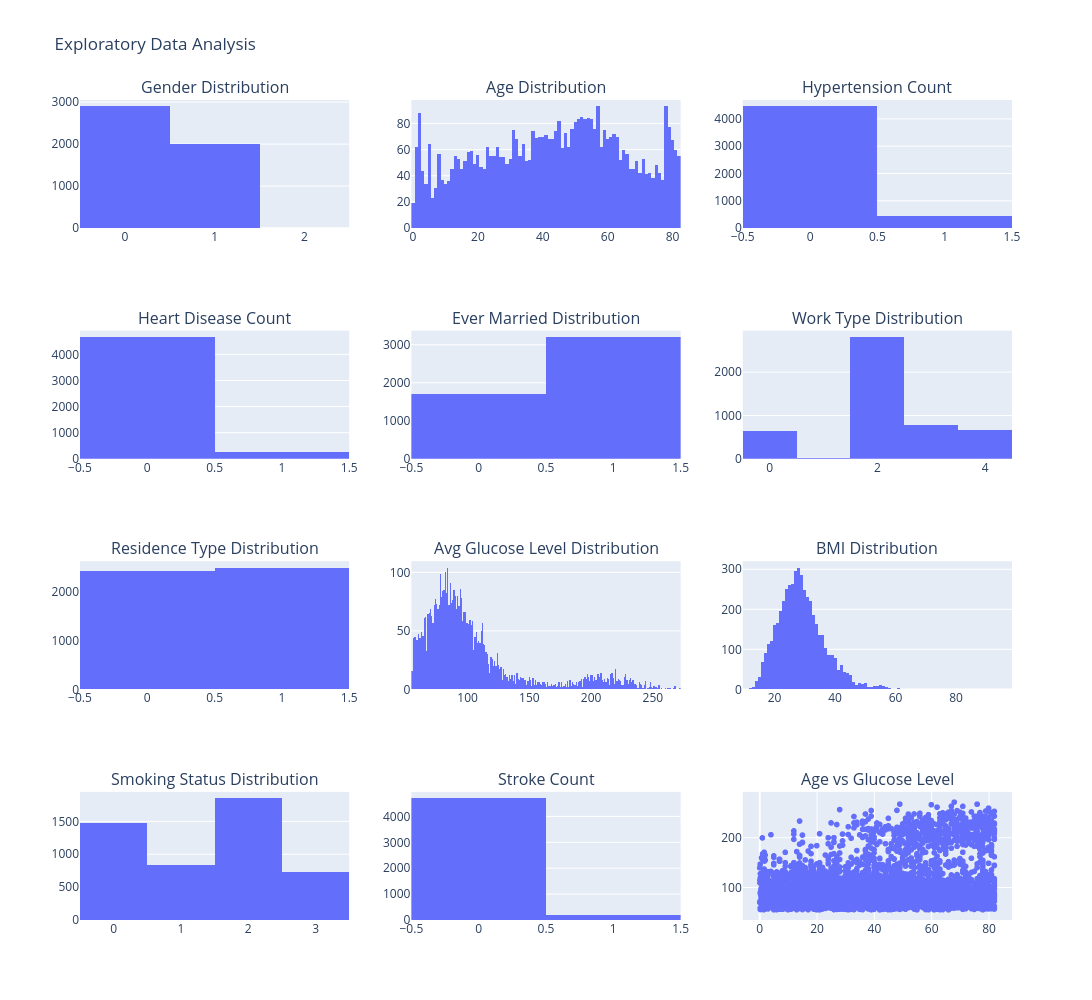

The notebook cell saved with this chart:
### Code cell
import plotly.express as px
import plotly.subplots as sp
# Create subplots
fig = sp.make_subplots(rows=4, cols=3, subplot_titles=(
    'Gender Distribution', 'Age Distribution', 'Hypertension Count',
    'Heart Disease Count', 'Ever Married Distribution', 'Work Type Distribution',
    'Residence Type Distribution', 'Avg Glucose Level Distribution', 'BMI Distribution',
    'Smoking Status Distribution', 'Stroke Count', 'Age vs Glucose Level'
))

# Gender Distribution
fig.add_trace(px.histogram(df, x='gender').data[0], row=1, col=1)

# Age Distribution
fig.add_trace(px.histogram(df, x='age').data[0], row=1, col=2)

# Hypertension Count
fig.add_trace(px.histogram(df, x='hypertension').data[0], row=1, col=3)

# Heart Disease Count
fig.add_trace(px.histogram(df, x='heart_disease').data[0], row=2, col=1)

# Ever Married Distribution
fig.add_trace(px.histogram(df, x='ever_married').data[0], row=2, col=2)

# Work Type Distribution
fig.add_trace(px.histogram(df, x='work_type').data[0], row=2, col=3)

# Residence Type Distribution
fig.add_trace(px.histogram(df, x='Residence_type').data[0], row=3, col=1)

# Avg Glucose Level Distribution
fig.add_trace(px.histogram(df, x='avg_glucose_level').data[0], row=3, col=2)

# BMI Distribution
fig.add_trace(px.histogram(df, x='bmi').data[0], row=3, col=3)

# Smoking Status Distribution
fig.add_trace(px.histogram(df, x='smoking_status').data[0], row=4, col=1)

# Stroke Count
fig.add_trace(px.histogram(df, x='stroke').data[0], row=4, col=2)

# Age vs Glucose Level
fig.add_trace(px.scatter(df, x='age', y='avg_glucose_level').data[0], row=4, col=3)

# Update layout
fig.update_layout(height=1000, width=1200, title_text="Exploratory Data Analysis", showlegend=False)

# Show plot
fig.show()

### Figure 1 — Plotly figure (JSON) as saved in the notebook; plotly's stock layout.template omitted (floating-point values rounded to 4 significant figures; data arrays with more than 128 entries replaced by an {"elided": "..."} marker saying what was removed)
{"data": [{"alignmentgroup": "True", "bingroup": "x", "hovertemplate": "gender=%{x}<br>count=%{y}<extra></extra>", "legendgroup": "", "marker": {"color": "#636efa", "pattern": {"shape": ""}}, "name": "", "offsetgroup": "", "orientation": "v", "showlegend": false, "type": "histogram", "x": {"elided": "4909 int values"}, "xaxis": "x", "yaxis": "y"}, {"alignmentgroup": "True", "bingroup": "x", "hovertemplate": "age=%{x}<br>count=%{y}<extra></extra>", "legendgroup": "", "marker": {"color": "#636efa", "pattern": {"shape": ""}}, "name": "", "offsetgroup": "", "orientation": "v", "showlegend": false, "type": "histogram", "x": {"elided": "4909 float values"}, "xaxis": "x2", "yaxis": "y2"}, {"alignmentgroup": "True", "bingroup": "x", "hovertemplate": "hypertension=%{x}<br>count=%{y}<extra></extra>", "legendgroup": "", "marker": {"color": "#636efa", "pattern": {"shape": ""}}, "name": "", "offsetgroup": "", "orientation": "v", "showlegend": false, "type": "histogram", "x": {"elided": "4909 int values"}, "xaxis": "x3", "yaxis": "y3"}, {"alignmentgroup": "True", "bingroup": "x", "hovertemplate": "heart_disease=%{x}<br>count=%{y}<extra></extra>", "legendgroup": "", "marker": {"color": "#636efa", "pattern": {"shape": ""}}, "name": "", "offsetgroup": "", "orientation": "v", "showlegend": false, "type": "histogram", "x": {"elided": "4909 int values"}, "xaxis": "x4", "yaxis": "y4"}, {"alignmentgroup": "True", "bingroup": "x", "hovertemplate": "ever_married=%{x}<br>count=%{y}<extra></extra>", "legendgroup": "", "marker": {"color": "#636efa", "pattern": {"shape": ""}}, "name": "", "offsetgroup": "", "orientation": "v", "showlegend": false, "type": "histogram", "x": {"elided": "4909 int values"}, "xaxis": "x5", "yaxis": "y5"}, {"alignmentgroup": "True", "bingroup": "x", "hovertemplate": "work_type=%{x}<br>count=%{y}<extra></extra>", "legendgroup": "", "marker": {"color": "#636efa", "pattern": {"shape": ""}}, "name": "", "offsetgroup": "", "orientation": "v", "showlegend": false, "type": "histogram", "x": {"elided": "4909 int values"}, "xaxis": "x6", "yaxis": "y6"}, {"alignmentgroup": "True", "bingroup": "x", "hovertemplate": "Residence_type=%{x}<br>count=%{y}<extra></extra>", "legendgroup": "", "marker": {"color": "#636efa", "pattern": {"shape": ""}}, "name": "", "offsetgroup": "", "orientation": "v", "showlegend": false, "type": "histogram", "x": {"elided": "4909 int values"}, "xaxis": "x7", "yaxis": "y7"}, {"alignmentgroup": "True", "bingroup": "x", "hovertemplate": "avg_glucose_level=%{x}<br>count=%{y}<extra></extra>", "legendgroup": "", "marker": {"color": "#636efa", "pattern": {"shape": ""}}, "name": "", "offsetgroup": "", "orientation": "v", "showlegend": false, "type": "histogram", "x": {"elided": "4909 float values"}, "xaxis": "x8", "yaxis": "y8"}, {"alignmentgroup": "True", "bingroup": "x", "hovertemplate": "bmi=%{x}<br>count=%{y}<extra></extra>", "legendgroup": "", "marker": {"color": "#636efa", "pattern": {"shape": ""}}, "name": "", "offsetgroup": "", "orientation": "v", "showlegend": false, "type": "histogram", "x": {"elided": "4909 float values"}, "xaxis": "x9", "yaxis": "y9"}, {"alignmentgroup": "True", "bingroup": "x", "hovertemplate": "smoking_status=%{x}<br>count=%{y}<extra></extra>", "legendgroup": "", "marker": {"color": "#636efa", "pattern": {"shape": ""}}, "name": "", "offsetgroup": "", "orientation": "v", "showlegend": false, "type": "histogram", "x": {"elided": "4909 int values"}, "xaxis": "x10", "yaxis": "y10"}, {"alignmentgroup": "True", "bingroup": "x", "hovertemplate": "stroke=%{x}<br>count=%{y}<extra></extra>", "legendgroup": "", "marker": {"color": "#636efa", "pattern": {"shape": ""}}, "name": "", "offsetgroup": "", "orientation": "v", "showlegend": false, "type": "histogram", "x": {"elided": "4909 int values"}, "xaxis": "x11", "yaxis": "y11"}, {"hovertemplate": "age=%{x}<br>avg_glucose_level=%{y}<extra></extra>", "legendgroup": "", "marker": {"color": "#636efa", "symbol": "circle"}, "mode": "markers", "name": "", "showlegend": false, "type": "scattergl", "x": {"elided": "4909 float values"}, "xaxis": "x12", "y": {"elided": "4909 float values"}, "yaxis": "y12"}], "layout": {"annotations": [{"font": {"size": 16}, "showarrow": false, "text": "Gender Distribution", "x": 0.1444, "xanchor": "center", "xref": "paper", "y": 1, "yanchor": "bottom", "yref": "paper"}, {"font": {"size": 16}, "showarrow": false, "text": "Age Distribution", "x": 0.5, "xanchor": "center", "xref": "paper", "y": 1, "yanchor": "bottom", "yref": "paper"}, {"font": {"size": 16}, "showarrow": false, "text": "Hypertension Count", "x": 0.8556, "xanchor": "center", "xref": "paper", "y": 1, "yanchor": "bottom", "yref": "paper"}, {"font": {"size": 16}, "showarrow": false, "text": "Heart Disease Count", "x": 0.1444, "xanchor": "center", "xref": "paper", "y": 0.7188, "yanchor": "bottom", "yref": "paper"}, {"font": {"size": 16}, "showarrow": false, "text": "Ever Married Distribution", "x": 0.5, "xanchor": "center", "xref": "paper", "y": 0.7188, "yanchor": "bottom", "yref": "paper"}, {"font": {"size": 16}, "showarrow": false, "text": "Work Type Distribution", "x": 0.8556, "xanchor": "center", "xref": "paper", "y": 0.7188, "yanchor": "bottom", "yref": "paper"}, {"font": {"size": 16}, "showarrow": false, "text": "Residence Type Distribution", "x": 0.1444, "xanchor": "center", "xref": "paper", "y": 0.4375, "yanchor": "bottom", "yref": "paper"}, {"font": {"size": 16}, "showarrow": false, "text": "Avg Glucose Level Distribution", "x": 0.5, "xanchor": "center", "xref": "paper", "y": 0.4375, "yanchor": "bottom", "yref": "paper"}, {"font": {"size": 16}, "showarrow": false, "text": "BMI Distribution", "x": 0.8556, "xanchor": "center", "xref": "paper", "y": 0.4375, "yanchor": "bottom", "yref": "paper"}, {"font": {"size": 16}, "showarrow": false, "text": "Smoking Status Distribution", "x": 0.1444, "xanchor": "center", "xref": "paper", "y": 0.1562, "yanchor": "bottom", "yref": "paper"}, {"font": {"size": 16}, "showarrow": false, "text": "Stroke Count", "x": 0.5, "xanchor": "center", "xref": "paper", "y": 0.1562, "yanchor": "bottom", "yref": "paper"}, {"font": {"size": 16}, "showarrow": false, "text": "Age vs Glucose Level", "x": 0.8556, "xanchor": "center", "xref": "paper", "y": 0.1562, "yanchor": "bottom", "yref": "paper"}], "height": 1000, "showlegend": false, "title": {"text": "Exploratory Data Analysis"}, "width": 1200, "xaxis": {"anchor": "y", "autorange": true, "domain": [0, 0.2889], "range": [-0.5, 2.5], "type": "linear"}, "xaxis10": {"anchor": "y10", "autorange": true, "domain": [0, 0.2889], "range": [-0.5, 3.5], "type": "linear"}, "xaxis11": {"anchor": "y11", "autorange": true, "domain": [0.3556, 0.6444], "range": [-0.5, 1.5], "type": "linear"}, "xaxis12": {"anchor": "y12", "autorange": true, "domain": [0.7111, 1], "range": [-5.769, 87.85], "type": "linear"}, "xaxis2": {"anchor": "y2", "autorange": true, "domain": [0.3556, 0.6444], "range": [-0.5, 82.5], "type": "linear"}, "xaxis3": {"anchor": "y3", "autorange": true, "domain": [0.7111, 1], "range": [-0.5, 1.5], "type": "linear"}, "xaxis4": {"anchor": "y4", "autorange": true, "domain": [0, 0.2889], "range": [-0.5, 1.5], "type": "linear"}, "xaxis5": {"anchor": "y5", "autorange": true, "domain": [0.3556, 0.6444], "range": [-0.5, 1.5], "type": "linear"}, "xaxis6": {"anchor": "y6", "autorange": true, "domain": [0.7111, 1], "range": [-0.5, 4.5], "type": "linear"}, "xaxis7": {"anchor": "y7", "autorange": true, "domain": [0, 0.2889], "range": [-0.5, 1.5], "type": "linear"}, "xaxis8": {"anchor": "y8", "autorange": true, "domain": [0.3556, 0.6444], "range": [54.5, 272.5], "type": "linear"}, "xaxis9": {"anchor": "y9", "autorange": true, "domain": [0.7111, 1], "range": [9.5, 98.5], "type": "linear"}, "yaxis": {"anchor": "x", "autorange": true, "domain": [0.8438, 1], "range": [0, 3049.0]}, "yaxis10": {"anchor": "x10", "autorange": true, "domain": [0, 0.1562], "range": [0, 1949.0]}, "yaxis11": {"anchor": "x11", "autorange": true, "domain": [0, 0.1562], "range": [0, 4947.0]}, "yaxis12": {"anchor": "x12", "autorange": true, "domain": [0, 0.1562], "range": [34.71, 292.1], "type": "linear"}, "yaxis2": {"anchor": "x2", "autorange": true, "domain": [0.8438, 1], "range": [0, 97.89]}, "yaxis3": {"anchor": "x3", "autorange": true, "domain": [0.8438, 1], "range": [0, 4693.0]}, "yaxis4": {"anchor": "x4", "autorange": true, "domain": [0.5625, 0.7188], "range": [0, 4912.0]}, "yaxis5": {"anchor": "x5", "autorange": true, "domain": [0.5625, 0.7188], "range": [0, 3373.0]}, "yaxis6": {"anchor": "x6", "autorange": true, "domain": [0.5625, 0.7188], "range": [0, 2959.0]}, "yaxis7": {"anchor": "x7", "autorange": true, "domain": [0.2812, 0.4375], "range": [0, 2621.0]}, "yaxis8": {"anchor": "x8", "autorange": true, "domain": [0.2812, 0.4375], "range": [0, 109.5]}, "yaxis9": {"anchor": "x9", "autorange": true, "domain": [0.2812, 0.4375], "range": [0, 320]}}}
